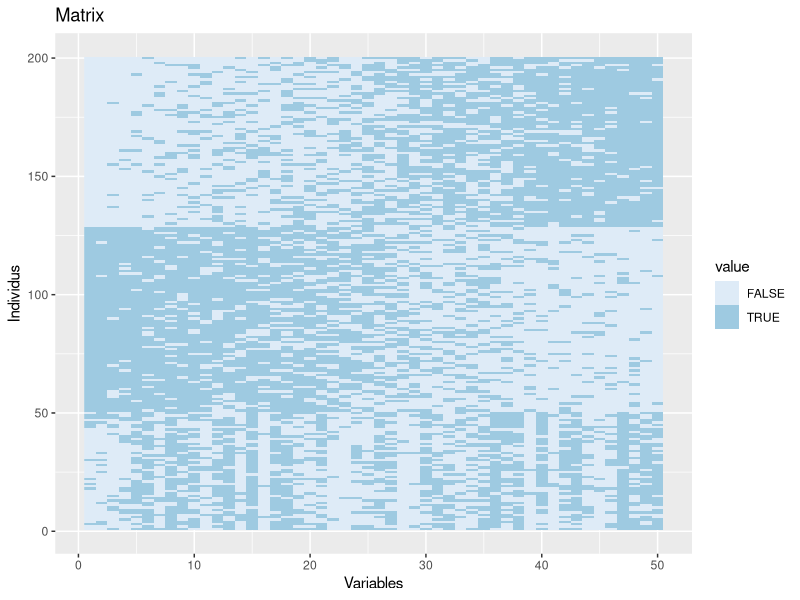
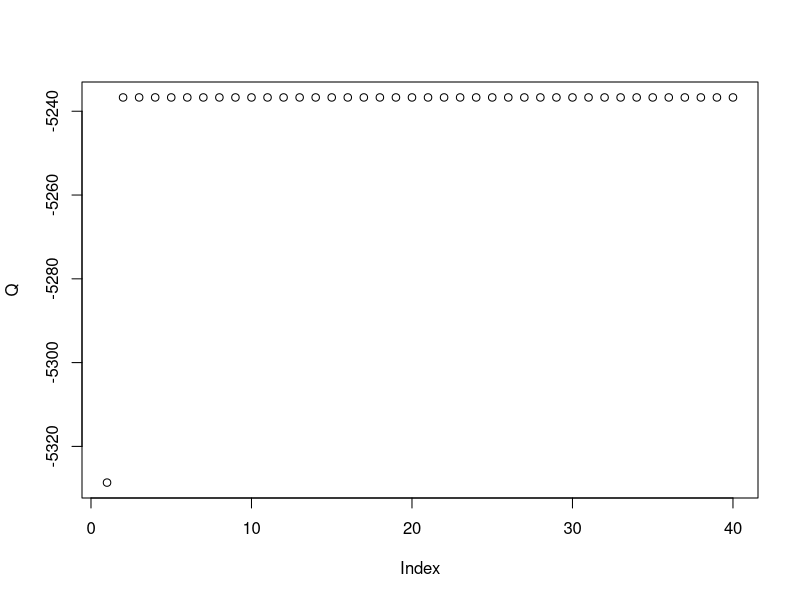
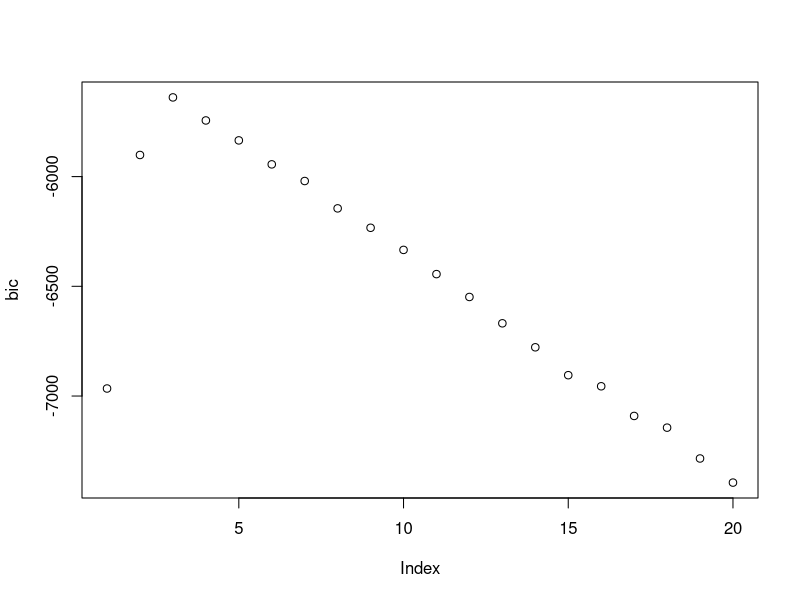
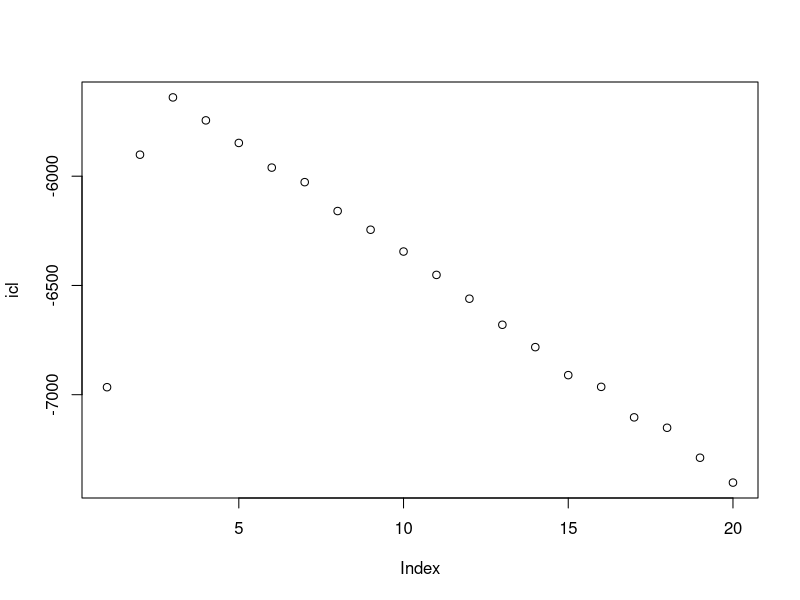

Write the R code that produced these figures, in order. (Note: a time limit stopped this script after it produced the figures.)
## ---- chunk 1
knitr::opts_chunk$set(echo = TRUE)
options(Encoding="UTF-8")
## ---- chunk 2
library(tidyverse)
library(reshape2)
## ---- chunk 3
set.seed(3)
K<-3
p<-50
n<-200
pi<-c(1/3,1/3,1/3)
M<-matrix(runif(K*p),K,p)
M[K,]<-1-M[1,] #é
nks<-rmultinom(1,200,prob = pi)
Z<-rep(1:length(nks),nks)
X <-do.call(rbind, 
                  mapply(function(nk,k){
                    matrix(rbernoulli(nk*p,p=M[k,]),
                           nrow = nk,
                           ncol=p,
                           byrow = TRUE)}, nks,1:K))

kmeans(X,3,nstart = 10)->res.kmeans
tidyData<-melt(X[order(res.kmeans$cluster),order(M[1,])])

ggplot(tidyData, aes(x = Var2, y = Var1)) + 
  geom_raster(aes(fill=value)) + 
  scale_fill_brewer(aesthetics = "fill") + 
  labs(x="Variables", y="Individus", title="Matrix") 
## ---- chunk 4
#Pi matrice à k lignes et 1 colonne
E_step <- function(X,M,Pi){
  
  n <- dim(X)[1]
  K <- dim(M)[1]
  p <- dim(M)[2]
  
  #l'écriture ci dessous permet d'avoir p(xi|muk) pour tout i et k 
  #mais son inconvénient est qu'elle diverge donc le cas où mu=0 ou 1 
  #dans ce cas on utilisera la formule initiale avec les produits 
  #P_x_mu <- exp( X%*%log(t(M)) + (1-X)%*%log(t(1-M)) )
  P_x_mu <- NULL
  for (k in 1:K){
    pk <- mapply(function(i){prod(M[k,]^X[i,]*(1-M[k,])^(1-X[i,]))},1:n)
    P_x_mu <- cbind(P_x_mu,pk)
  }
  colnames(P_x_mu) <- NULL
  
  #on construit une matrice de taille n*K 
  #en répétant le vecteur ligne transposé de Pi
  Pi_rep_n <- matrix(unlist(rep(t(Pi),each=n)),ncol=K)
  
  #on construit une matrice de taille K*K 
  #en répétant le vecteur colonne Pi
  Pi_rep_K <- matrix(unlist(rep(Pi,K)),ncol=K)
  
  t <- (Pi_rep_n*P_x_mu)/(P_x_mu%*%Pi_rep_K)
  
}

## ---- chunk 5
Pi <- matrix(pi,nrow=K,ncol=1)
t <- E_step(X,M,Pi)

max_index <- function(x){
  which(x==max(x))
}
Zt <- apply(t,1,max_index)
identical(Zt,Z)
## ---- chunk 6
M_step <- function(X,t){
  
  n <- dim(X)[1]
  p <- dim(X)[2]
  K <- dim(t)[2]
  
  #Pi: renvoie une ligne et k colonnes
  Pi <- colSums(t)/n 
  
  #M: K lignes , p colonnes
  t_scol_rep <- matrix(unlist(rep(colSums(t),p)),nrow=K)
  M <- (t(t)%*%X)/t_scol_rep  
  
  return(list("pi"=Pi, "M"=M))
  
}
## ---- chunk 7
res <- M_step(X,t)
Pi_em <- matrix(unlist(res["pi"]))
M_em <- matrix(unlist(res["M"]),nrow=K)

print("RMSE Pi-Pi_em")
print(sum(apply(Pi-Pi_em,1,function(x){x^2})))
## ---- chunk 8
#Calcul de Q
comp_Q <-function(X,t,M,Pi){
  
  n <- dim(X)[1]
  K <- dim(M)[1]
  p <- dim(X)[2]

  Pi_rep_n <- matrix(unlist(rep(t(Pi),each=n)),ncol=K)
  
  epsilon <- 1e-5
  Q <- sum(t*(log(Pi_rep_n)+X%*%log(t(M)+epsilon)+(1-X)%*%log(t(1-M)+epsilon)))
  
} 
## ---- chunk 9
EM <- function(X,K){
  
  set.seed(3)

  n <- dim(X)[1]
  p <- dim(X)[2]
  
  #Initialisation de Theta
  Pi_old <- matrix(1/K,nrow=K,ncol=1)
  M_old <- matrix(runif(K*p),nrow=K,ncol=p)
  
  M_old[K,]<-1-M_old[1,]
  
  #i: itération demi-étape
  i <- 0
  #j: itération étape EM
  j <- 1
  Q <- vector()
  
  while (j<=20){
    
    #Expectation
    t <- E_step(X,M_old,Pi_old)
    
    #Qold
    i <- i+1
    Q[i] <- comp_Q(X,t,M_old,Pi_old)
    
    #Maximization
    res <- M_step(X,t)
    Pi_new <- matrix(unlist(res["pi"]))
    M_new <- matrix(unlist(res["M"]),nrow=K)
    
    if (identical(M_new,M_old) & identical(Pi_new,Pi_old)){
      break
    } else{
      #Qnew
      i <- i+1
      Q[i] <- comp_Q(X,t,M_new,Pi_new)
      
      j <- j+1
      M_old <- M_new
      Pi_old <- Pi_new
    }

  }

  return(list("m"=M_old,"pi"=Pi_old,"t"=t,"q"=Q))
}
## ---- chunk 10
res_EM <- EM(X,K)
M_EM <- matrix(unlist(res_EM["m"]),ncol=K)
Pi_EM <- matrix(unlist(res_EM["pi"]))
t <- matrix(unlist(res_EM["t"]),ncol=K)
Q <- matrix(unlist(res_EM["q"]))
plot(Q)
## ---- chunk 11
comp_BIC <- function(X){
  bic <- vector()
  p <- dim(X)[2]
  n <- dim(X)[1]
  
  for (k in 1:20){
    
    res <- EM(X,k)
    t <- matrix(unlist(res["t"]),ncol=k)
    Q <- matrix(unlist(res["q"]))
    
    epsilon <- 1e-5
    ln_t <- log(t+epsilon)
    bic[k] <- Q[length(Q)]-sum(t*ln_t)-(k*p+k-1)*log(n)/2
  }
  plot(bic)
}

## ---- chunk 12
comp_BIC(X)
## ---- chunk 13
comp_ICL <- function(X){
  icl <- vector()
  p <- dim(X)[2]
  n <- dim(X)[1]
  
  for (k in 1:20){
    res <- EM(X,k)
    Q <- matrix(unlist(res["q"]))
    
    icl[k] <- Q[length(Q)]-(k*p+k-1)*log(n)/2
  }
  plot(icl)
}
## ---- chunk 14
comp_ICL(X)
## ---- chunk 15
#le fichier csv "raw_data.csv" est à déposer dans un dossier state-firearms 
#dans le working directory
df <- read.csv("state-firearms/raw_data.csv",header=T,sep=",")
## ---- chunk 16
X <- df
X$state <- NULL
X$year <- NULL
X$lawtotal <- NULL
X <- as.matrix(X)
## ---- chunk 17
comp_BIC(X)
comp_ICL(X)
